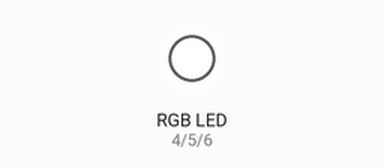
The sketch below on a simulated Arduino Uno, built with avr-gcc and run on an emulated ATmega328P. Shown: an RGB LED mixed from three pins (HIGH = lit). Dim RGB values are drawn brighter than linear.

Above: at 0.05 s.
At 1.55 s:
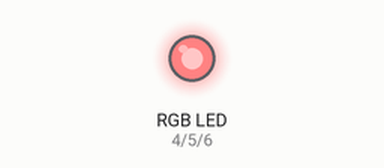
At 3.0 s:
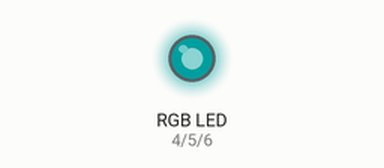
At 4.55 s:
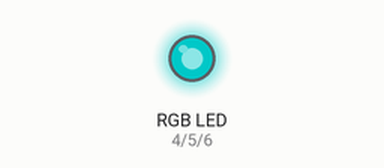
At 6.0 s:
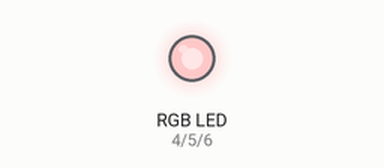
Timing chart, 0 to 8.6 s (numbered marks = the images above):
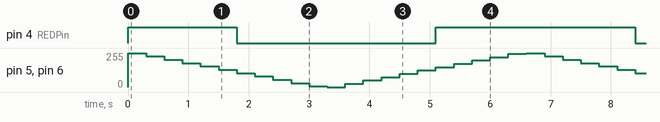

The sketch:

RGB-LED.ino
```cpp
int REDPin = 4;    // RED pin of the LED to PWM pin 4
int GREENPin = 5;  // GREEN pin of the LED to PWM pin 5
int BLUEPin = 6;   // BLUE pin of the LED to PWM pin 6
int brightness = 255; // LED brightness
int increment = 25;  // brightness increment

void setup()
{
  pinMode(REDPin, OUTPUT);
  pinMode(GREENPin, OUTPUT);
  pinMode(BLUEPin, OUTPUT);
  Serial.begin(9600);
}

void loop()
{
  brightness = brightness + increment;  // increment brightness for next loop iteration

  if (brightness <= 0 || brightness >= 255)    // reverse the direction of the fading
  {
    increment = -increment;
  }
  brightness = constrain(brightness, 0, 255);
  analogWrite(REDPin, brightness);
  analogWrite(GREENPin, brightness);
  analogWrite(BLUEPin, brightness);

  delay(300);  // wait for 20 milliseconds to see the dimming effect
}
```

Measured:
- by itself, pin 4 (REDPin): repeats every 6.6 s: LOW 3.3 s, HIGH 3.3 s
